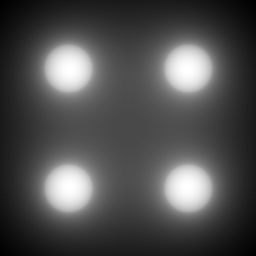

Reproduce this figure in Python.
import numpy as np
import matplotlib
matplotlib.use('Agg')
import matplotlib.pyplot as plt

N = 256

sino = np.fromfile('kadai7.raw').reshape((N, N))
ar = np.zeros((N, N))

# xy coordinates: origin at [128,128], so x=j-128, y=i-128
j_arr = np.arange(N) - 128
i_arr = np.arange(N) - 128
x_grid, y_grid = np.meshgrid(j_arr, i_arr)

for k in range(N):
    teta = 2.0 * np.pi * k / N
    # X-coordinate of each pixel on the projection axis at angle teta
    X = x_grid * np.cos(teta) + y_grid * np.sin(teta)
    j_idx = np.round(X + N / 2).astype(int)
    valid = (j_idx >= 0) & (j_idx < N)
    ar[valid] += sino[k, j_idx[valid]]

plt.figure()
plt.imshow(ar, cmap='gray')
plt.imsave('kadai8.png', ar, cmap='gray')
plt.close()
